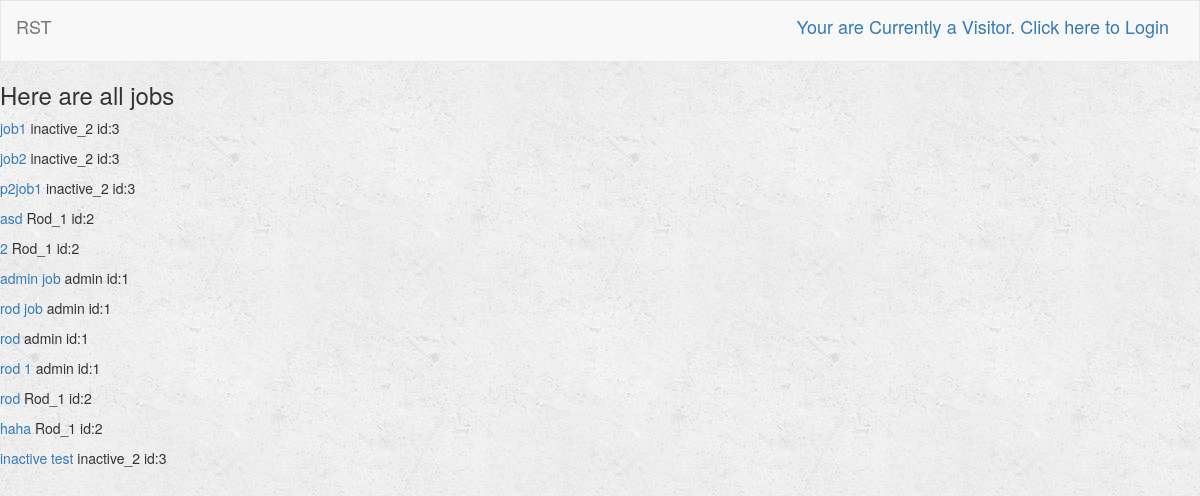
Before: /turk/ with the older database file.
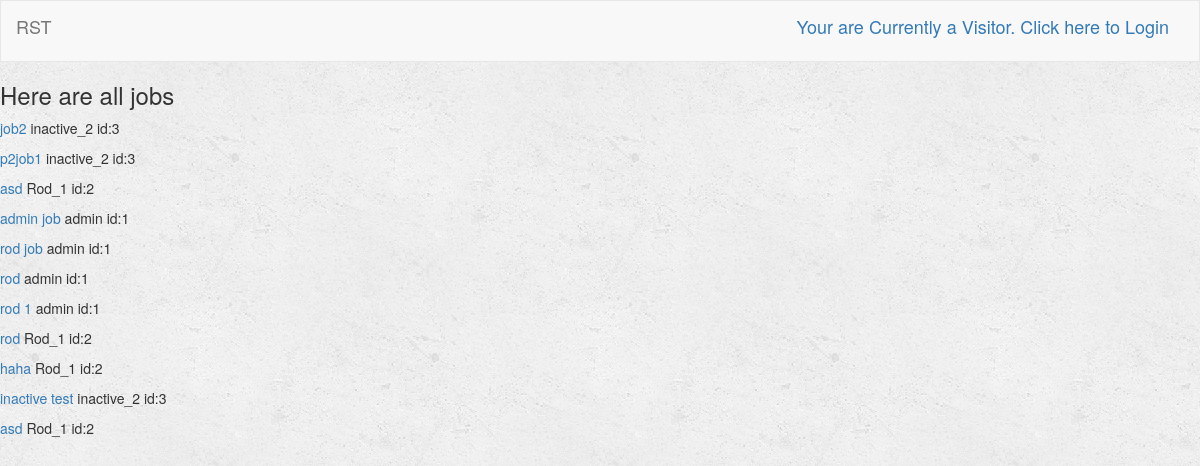
After: the same page with the newer database file.
### turk/models.py (models this page shows, shortened)
class Job(models.Model):
    user = models.ForeignKey(User, default=1)
    job_title = models.CharField(max_length=250)
    job_description = models.TextField()
    is_complete = models.BooleanField(default=False)
    is_open = models.BooleanField(default=True) # Job is still open for bid
    lowest_bid = models.FloatField(default=-1)
    published = models.DateTimeField(default=timezone.now)

### turk/views.py (the view)
def index(request):
    all_jobs = Job.objects.all()
    context = {
        'all_jobs': all_jobs,
    }
    return render(request, 'turk/index.html', context)

### turk/templates/turk/index.html
{% extends 'turk/base.html' %}
{% block body %}
    {% if all_jobs %}
        <h3> Here are all jobs </h3>
        {% for job in all_jobs %}
            <p><a href = "{% url 'turk:job_description' job.user.id job.id %}">{{ job.job_title }}</a>
            {{job.user.first_name}} id:{{job.user.id}}
            </p>
        {% endfor %}
        {% else %}
            <h3> No Profile yet </h3>
    {% endif %}
{% endblock %}

### turk/templates/turk/base.html (shortened to what this page needs)
<!DOCTYPE html>
<html lang="en">
<head>
    {% load staticfiles %}
    <link rel="stylesheet" href="https://maxcdn.bootstrapcdn.com/bootstrap/3.3.7/css/bootstrap.min.css">
    <link rel="stylesheet" type="text/css" href="{% static 'turk/style.css' %}" />
</head>
<body>
<nav class="navbar navbar-default">
    <div class="container-fluid">
        <div class = "navbar-header">
            <a class="navbar-brand" href ="{% url 'turk:index' %}">RST</a>
        </div>
        <div class="collapse navbar-collapse" id="topNavBar">
            {% if user.is_authenticated %}
                <ul class="nav navbar-nav navbar-right">
                    <li class="">
                        <a href="{% url 'turk:logout_user' %}">
                            <span class ="glyphicon glyphicon-off" aria-hidden="true"></span>&nbsp; Logout
                        </a>
                    </li>
                </ul>
            {% else %}
            <p class="navbar-brand navbar-right"><a href="{% url 'turk:login_user' %}"> Your are Currently a Visitor. Click here to Login</a></p>
            {% endif %}
        </div>
    </div>
</nav>
{% block body %}
{% endblock %}
</body>
</html>

### turk/static/turk/style.css (style rules this page uses)
body { background: white url("images/background.png"); }
.navbar { border-radius: 0; }

Changed rows visible on the page:
removed Job: job_title "job1", user.first_name "inactive_2", user.id "3"
removed Job: job_title "2", user.first_name "Rod_1", user.id "2"
added Job: job_title "asd", user.first_name "Rod_1", user.id "2"
